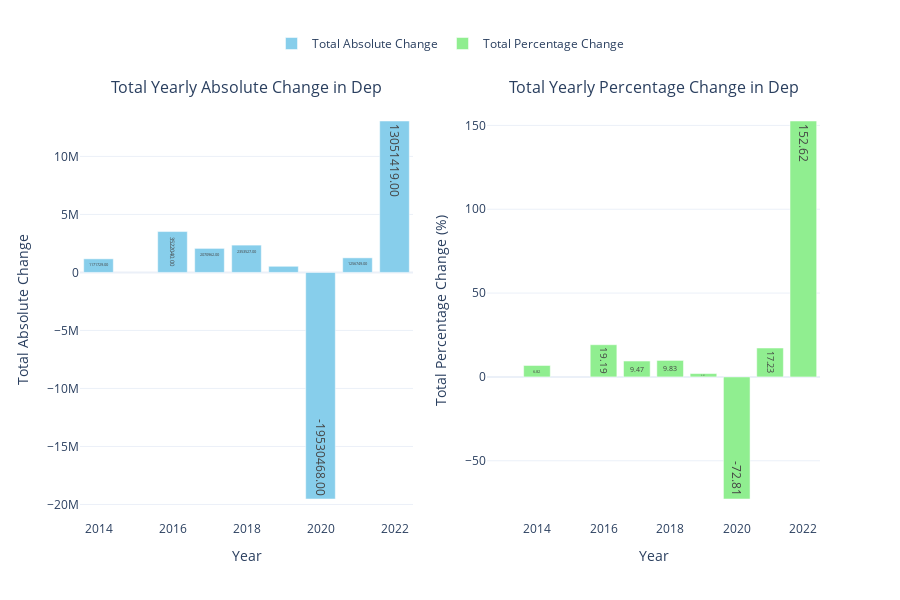

The code cell stored with this chart in its notebook:
### Code cell
import plotly.graph_objects as go
from plotly.subplots import make_subplots

# Assuming yearly_total_change_abs and yearly_total_change_pct are defined DataFrames/Series

# Create a figure with two subplots side by side
fig = make_subplots(rows=1, cols=2, subplot_titles=("Total Yearly Absolute Change in Dep", "Total Yearly Percentage Change in Dep"))

# Plotting total absolute change for each year (yearly_total_change_abs) as a bar plot
fig.add_trace(go.Bar(
    x=yearly_total_change_abs.index,
    y=yearly_total_change_abs.values,
    text=[f'{val:.2f}' for val in yearly_total_change_abs.values],  # Show values inside bars
    textposition='inside',
    marker_color='skyblue',
    name='Total Absolute Change'
), row=1, col=1)

# Plotting total percentage change for each year (yearly_total_change_pct) as a bar plot
fig.add_trace(go.Bar(
    x=yearly_total_change_pct.index,
    y=yearly_total_change_pct.values,
    text=[f'{val:.2f}' for val in yearly_total_change_pct.values],  # Show values inside bars
    textposition='inside',
    marker_color='lightgreen',
    name='Total Percentage Change'
), row=1, col=2)

# Update layout for the figure
fig.update_layout(
    # title="Total Yearly Change in Dep (Absolute and Percentage)",
    xaxis_title="Year",
    yaxis_title="Change",
    template="plotly_white",  # Light theme
    height=600,
    legend=dict(
        orientation="h",  # Horizontal legend
        yanchor="bottom",  # Anchor legend to bottom
        y=1.1,             # Position legend above the plot
        xanchor="center",  # Center align the legend
        x=0.5              # Position in the middle horizontally
    )
)

# Update individual axis titles for each subplot
fig.update_xaxes(title_text="Year", row=1, col=1)
fig.update_yaxes(title_text="Total Absolute Change", row=1, col=1)
fig.update_xaxes(title_text="Year", row=1, col=2)
fig.update_yaxes(title_text="Total Percentage Change (%)", row=1, col=2)

# Show the plot
fig.show()

### Figure 1 — Plotly figure (JSON) as saved in the notebook; plotly's stock layout.template omitted (floating-point values rounded to 4 significant figures)
{"data": [{"marker": {"color": "skyblue"}, "name": "Total Absolute Change", "text": ["1171729.00", "3522040.00", "2070962.00", "2353527.00", "528550.00", "-19530468.00", "1256749.00", "13051419.00"], "textposition": "inside", "type": "bar", "x": [2014, 2016, 2017, 2018, 2019, 2020, 2021, 2022], "xaxis": "x", "y": [1171729, 3522040, 2070962, 2353527, 528550, -19530468, 1256749, 13051419], "yaxis": "y"}, {"marker": {"color": "lightgreen"}, "name": "Total Percentage Change", "text": ["nan", "6.82", "19.19", "9.47", "9.83", "2.01", "-72.81", "17.23", "152.62"], "textposition": "inside", "type": "bar", "x": [2013, 2014, 2016, 2017, 2018, 2019, 2020, 2021, 2022], "xaxis": "x2", "y": [null, 6.82, 19.19, 9.47, 9.83, 2.01, -72.81, 17.23, 152.6], "yaxis": "y2"}], "layout": {"annotations": [{"font": {"size": 16}, "showarrow": false, "text": "Total Yearly Absolute Change in Dep", "x": 0.225, "xanchor": "center", "xref": "paper", "y": 1, "yanchor": "bottom", "yref": "paper"}, {"font": {"size": 16}, "showarrow": false, "text": "Total Yearly Percentage Change in Dep", "x": 0.775, "xanchor": "center", "xref": "paper", "y": 1, "yanchor": "bottom", "yref": "paper"}], "height": 600, "legend": {"orientation": "h", "x": 0.5, "xanchor": "center", "y": 1.1, "yanchor": "bottom"}, "xaxis": {"anchor": "y", "domain": [0, 0.45], "title": {"text": "Year"}}, "xaxis2": {"anchor": "y2", "domain": [0.55, 1], "title": {"text": "Year"}}, "yaxis": {"anchor": "x", "domain": [0, 1], "title": {"text": "Total Absolute Change"}}, "yaxis2": {"anchor": "x2", "domain": [0, 1], "title": {"text": "Total Percentage Change (%)"}}}}
